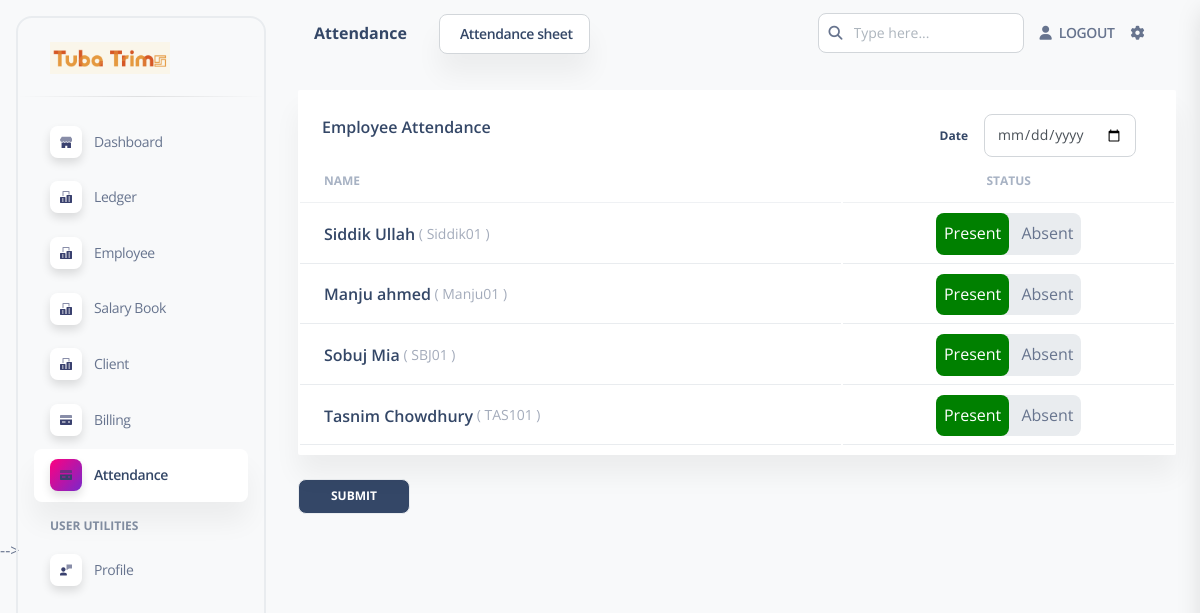
The page /attendance (signed in) on the database its author committed.
### apps/home/models.py (models this page shows, shortened)
class Employee(models.Model):
    emp_id = models.CharField(primary_key=True, max_length=20)
    name = models.CharField(max_length=50)
    phone = models.CharField(max_length=15)
    age = models.PositiveIntegerField()
    GENDER_CHOICES = (
        ('M', 'Male'),
        ('F', 'Female'),
    )
    gender = models.CharField(max_length=1, choices=GENDER_CHOICES, null=True)
    address = models.CharField(max_length=100)
    salary = models.IntegerField()
    g_name = models.CharField(max_length=50, null=True, )
    g_phone = models.CharField(max_length=15, null=True)

### apps/home/views.py (the view, shortened to what this page needs)
# urls.py: path('attendance', views.attendance, name='attendance'),
@login_required()
def attendance(request):
    EmployeeData = Employee.objects.values('emp_id', 'name')
    context = {
        'employees': EmployeeData,
        'segment': 'attendance',
    }
    return render(request, 'attend/attendance.html', context)

### apps/context_processors.py (called while the page is built)
def cfg_assets_root(request):
    return { 'ASSETS_ROOT' : settings.ASSETS_ROOT }

### apps/templates/attend/attendance.html (shortened to what this page needs)
{% extends 'layouts/base.html' %}
{% block content %}
    <div class="w-full px-6 py-6 mx-auto">
      <form method="POST" autocomplete="off">
        <div class="flex flex-wrap -mx-3">
          <div class="flex-none w-full max-w-full px-3">
            <div class="relative flex flex-col min-w-0 mb-6 break-words bg-white border-0 border-transparent border-solid shadow-soft-xl rounded-sm bg-clip-border">
              <div class="flex p-6 pb-0 mb-0 bg-white border-b-0 border-b-solid rounded-t-2xl border-b-transparent">
                <h6>Employee Attendance</h6>
                <div class="flex justify-center items-center ml-auto pr-4">
                  <label class="font-bold text-size-xs text-slate-700 px-4">Date</label>
                  <input type="date" class="text-size-sm focus:shadow-soft-primary-outline leading-5.6 ease-soft block w-full appearance-none rounded-lg border border-solid border-gray-300 bg-white bg-clip-padding py-2 px-3 font-normal text-gray-700 transition-all focus:border-fuchsia-300 focus:bg-white focus:text-gray-700 focus:outline-none focus:transition-shadow" placeholder="Date" name="date" id="date" required/>
                </div>
              </div>
              <div class="flex-auto px-0 pt-0 pb-2">
                <div class="p-0 overflow-x-auto">
                  <table class="items-center w-full mb-0 align-top border-gray-200 text-slate-500">
                    <thead class="align-bottom">
                      <tr>
                        <th class="px-6 py-3 font-bold text-left uppercase align-middle bg-transparent border-b border-gray-200 shadow-none text-size-xs border-b-solid tracking-none whitespace-nowrap text-slate-400 opacity-70">Name</th>
                        <th class="px-6 py-3 font-bold uppercase align-middle bg-transparent border-b border-gray-200 border-solid shadow-none text-size-xs tracking-none whitespace-nowrap text-slate-400 opacity-70">Status</th>
                      </tr>
                    </thead>
                    <tbody>
                      {% for employee in employees %}
                      <tr>
                        <td class="py-1 px-4 align-middle bg-transparent border-b whitespace-nowrap shadow-transparent">
                          <div class="flex px-2 py-1">
                            <div class="flex flex-row items-center">
                              <h6 class="mb-0 leading-normal">{{employee.name}}</h6>
                              <span class="text-size-sm opacity-60">&nbsp;( {{employee.emp_id}} )</span>
                            </div>
                          </div>
                        </td>
                        <td class="p-2 align-middle bg-transparent border-b whitespace-nowrap shadow-transparent">
                          <div class="flex justify-center items-center h-screen">
                            <div class="bg-gray-200 rounded-lg">
                              <div class="inline-flex rounded-lg">
                                <label for="{{employee.emp_id}}_present" class="radio text-center self-center py-2 px-2 rounded-lg cursor-pointer hover:opacity-75">Present</label>
                              </div>
                              <div class="inline-flex rounded-lg">
                                <label for="{{employee.emp_id}}_absent" class="radio text-center self-center py-2 px-2 rounded-lg cursor-pointer hover:opacity-75">Absent</label>
                              </div>
                            </div>
                          </div>
                        </td>
                      </tr>
                      {% endfor %}
                    </tbody>
                  </table>
                </div>
              </div>
            </div>
            <button type="submit" value="Submit" class="inline-block px-8 py-2 mb-0 font-bold text-center uppercase align-middle transition-all bg-slate-700 border border-solid rounded-lg shadow-none cursor-pointer leading-pro ease-soft-in text-size-xs hover:scale-102 active:shadow-soft-xs text-white hover:border-slate-700 hover:bg-transparent hover:text-slate-700 hover:opacity-50 hover:shadow-none active:bg-slate-700 active:text-slate-700 active:hover:bg-transparent active:hover:text-slate-700">Submit</button>
          </div>
          </div>
        </div>
{% endblock content %}

### apps/templates/attend/attendance.html (style rules this page uses)
input:checked ~ .radio { color:white; background-color: green; }

### rows shown on the page
Employee: name "Siddik Ullah", emp_id "Siddik01"
Employee: name "Manju ahmed", emp_id "Manju01"
Employee: name "Sobuj Mia", emp_id "SBJ01"
Employee: name "Tasnim Chowdhury", emp_id "TAS101"

### other values the page prints
{{ segment }} "Attendance"
